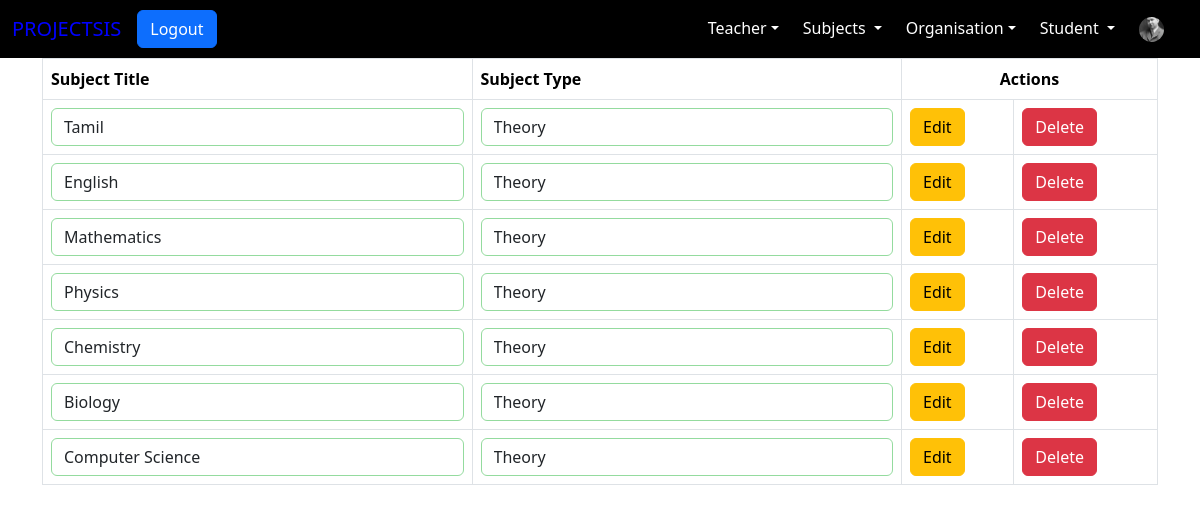
/Admin/SubjectsList.php (signed in), run on the app's committed database.
### tables this page shows
CREATE TABLE `school_subjects` (
  `Subject_ID` int(11) NOT NULL,
  `Subject_Title` varchar(50) NOT NULL,
  `Subject_Type` varchar(15) NOT NULL,
  `CreatedOn` datetime NOT NULL DEFAULT current_timestamp()
);

### Admin/SubjectsList.php (the view, shortened to what this page needs)
<!DOCTYPE html>
<html lang="en">
<head>
    <link rel="stylesheet" href="../Bootstrap/css/bootstrap.min.css">
    <link rel="stylesheet" href="MyStyles.css">
</head>
<body>
<?php include_once("navbar.php"); ?>
<div class="container" style="display:flex;flex-direction:column;">
<form action="" class="col-md-12" method="get">
    <table class="table table-bordered">
        <thead>
            <th>Subject Title</th>
            <th>Subject Type</th>
            <th colspan="2" style="text-align:center;">Actions</th>
</thead>
<tbody>
    <?php
    $qry="SELECT * from school_subjects;";
    if($res=mysqli_query($conn,$qry))
    {
        while($result=mysqli_fetch_assoc($res))
        {
            $subid=$result['Subject_ID'];
            echo "<tr>";
             echo "<td><input type='text' required class='form-control' name='Subject_Title_$subid' value='".$result['Subject_Title']."' ></td>";
            echo "<td><input type='text' required class='form-control' palceholder='Theory/Practical' pattern='Theory|Practical' name='Subject_Type_$subid' value='".$result['Subject_Type']."'></td>";
            echo "<td style-'text-align: center;'><button type='submit' class='btn btn-warning' name='Edit' value='".$result['Subject_ID']."'>Edit</button></td>";
            echo "<td style-'text-align: center;'><button type='submit' class='btn btn-danger' name='Delete' value='".$result['Subject_ID']."'>Delete</button></td>";
            echo "</tr>";
        }
    }
    ?>
    </tbody>
</table>
</form>
</div>
</body>
</html>

### MyStyles.css (style rules this page uses)
input:required { border: 1px rgb(203, 200, 135) solid; }
input:valid { border: 1px rgb(148, 219, 158) solid; }

### data on the page
school_subjects: Subject_Title "Tamil", Subject_Type "Theory", $result['Subject_ID'] 1 (drawn)
school_subjects: Subject_Title "English", Subject_Type "Theory", $result['Subject_ID'] 2 (drawn)
school_subjects: Subject_Title "Mathematics", Subject_Type "Theory", $result['Subject_ID'] 3 (drawn)
school_subjects: Subject_Title "Physics", Subject_Type "Theory", $result['Subject_ID'] 4 (drawn)
school_subjects: Subject_Title "Chemistry", Subject_Type "Theory", $result['Subject_ID'] 5 (drawn)
school_subjects: Subject_Title "Biology", Subject_Type "Theory", $result['Subject_ID'] 6 (drawn)
school_subjects: Subject_Title "Computer Science", Subject_Type "Theory", $result['Subject_ID'] 7 (drawn)
